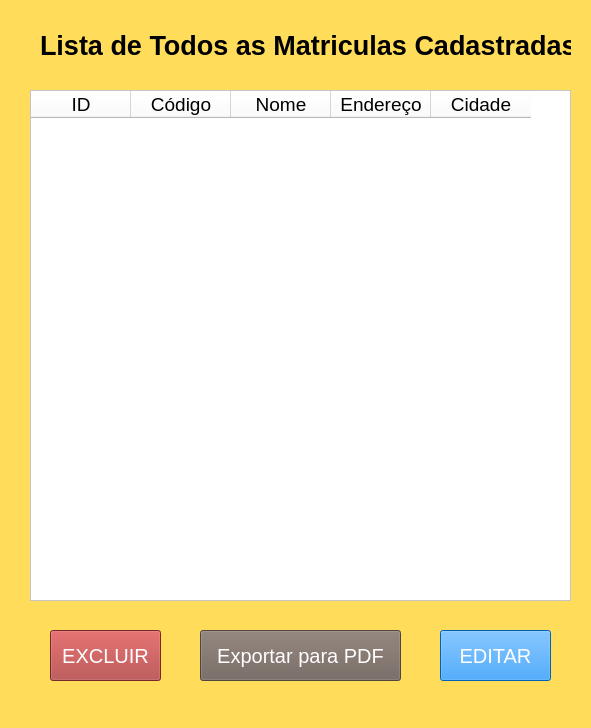
<?xml version="1.0" encoding="UTF-8"?>
<ui version="4.0">
 <class>MainWindow</class>
 <widget class="QMainWindow" name="MainWindow">
  <property name="geometry">
   <rect>
    <x>0</x>
    <y>0</y>
    <width>591</width>
    <height>728</height>
   </rect>
  </property>
  <property name="windowTitle">
   <string>MainWindow</string>
  </property>
  <property name="styleSheet">
   <string notr="true">background-color: rgb(255, 220, 90);</string>
  </property>
  <widget class="QWidget" name="centralwidget">
   <widget class="QLabel" name="label">
    <property name="geometry">
     <rect>
      <x>40</x>
      <y>10</y>
      <width>531</width>
      <height>71</height>
     </rect>
    </property>
    <property name="font">
     <font>
      <pointsize>20</pointsize>
      <weight>75</weight>
      <bold>true</bold>
     </font>
    </property>
    <property name="text">
     <string>Lista de Todos as Matriculas Cadastradas</string>
    </property>
   </widget>
   <widget class="QTableWidget" name="tableWidget">
    <property name="geometry">
     <rect>
      <x>30</x>
      <y>90</y>
      <width>541</width>
      <height>511</height>
     </rect>
    </property>
    <property name="styleSheet">
     <string notr="true">background-color: rgb(255, 255, 255);
border-color: rgb(255, 255, 255);</string>
    </property>
    <property name="gridStyle">
     <enum>Qt::NoPen</enum>
    </property>
    <column>
     <property name="text">
      <string>ID</string>
     </property>
     <property name="font">
      <font>
       <pointsize>14</pointsize>
       <weight>50</weight>
       <bold>false</bold>
      </font>
     </property>
    </column>
    <column>
     <property name="text">
      <string>Código</string>
     </property>
     <property name="font">
      <font>
       <pointsize>14</pointsize>
      </font>
     </property>
    </column>
    <column>
     <property name="text">
      <string>Nome</string>
     </property>
     <property name="font">
      <font>
       <pointsize>14</pointsize>
      </font>
     </property>
    </column>
    <column>
     <property name="text">
      <string>Endereço</string>
     </property>
     <property name="font">
      <font>
       <pointsize>14</pointsize>
      </font>
     </property>
    </column>
    <column>
     <property name="text">
      <string>Cidade</string>
     </property>
     <property name="font">
      <font>
       <pointsize>14</pointsize>
      </font>
     </property>
    </column>
   </widget>
   <widget class="QPushButton" name="pdf_aluno">
    <property name="geometry">
     <rect>
      <x>200</x>
      <y>630</y>
      <width>201</width>
      <height>51</height>
     </rect>
    </property>
    <property name="font">
     <font>
      <pointsize>15</pointsize>
     </font>
    </property>
    <property name="styleSheet">
     <string notr="true">background-color: rgb(111, 98, 90);
color: rgb(255, 255, 255);</string>
    </property>
    <property name="text">
     <string>Exportar para PDF</string>
    </property>
   </widget>
   <widget class="QPushButton" name="excluir_aluno">
    <property name="geometry">
     <rect>
      <x>50</x>
      <y>630</y>
      <width>111</width>
      <height>51</height>
     </rect>
    </property>
    <property name="font">
     <font>
      <pointsize>15</pointsize>
     </font>
    </property>
    <property name="styleSheet">
     <string notr="true">background-color: rgb(170, 56, 56);
color: rgb(255, 255, 255);</string>
    </property>
    <property name="text">
     <string>EXCLUIR</string>
    </property>
   </widget>
   <widget class="QPushButton" name="editar_aluno">
    <property name="geometry">
     <rect>
      <x>440</x>
      <y>630</y>
      <width>111</width>
      <height>51</height>
     </rect>
    </property>
    <property name="font">
     <font>
      <pointsize>15</pointsize>
     </font>
    </property>
    <property name="styleSheet">
     <string notr="true">background-color: rgb(0, 136, 255);
color: rgb(255, 255, 255);</string>
    </property>
    <property name="text">
     <string>EDITAR</string>
    </property>
   </widget>
  </widget>
  <widget class="QMenuBar" name="menubar">
   <property name="geometry">
    <rect>
     <x>0</x>
     <y>0</y>
     <width>591</width>
     <height>21</height>
    </rect>
   </property>
  </widget>
  <widget class="QStatusBar" name="statusbar"/>
 </widget>
 <resources/>
 <connections/>
</ui>
